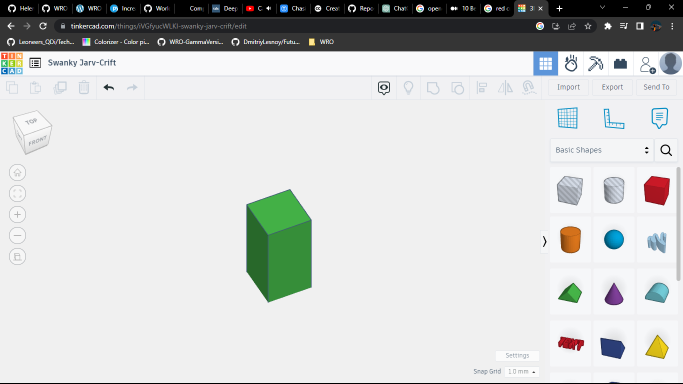
#> input picture Others/Fails/Source/ML/images/train/all/Screenshot (100).png, 1366 x 768 px, given in place of your_image_path.jpg, which was not available (shown at 1/2 size)
$ python FocalLength.py
#> lines starting #> are read from the running program, lines starting #| are printed output that depends on the picture; after the words box and inside, x2 and y2 are one past the last pixel; in counts of white or black regions, pixels touching at a corner belong together; pictures that were not available may be replaced by others from this repository, and a replacement may not be noted
from imutils import paths
import numpy as np
import imutils
import cv2

def find_marker(image):
    gray = cv2.cvtColor(image, cv2.COLOR_BGR2GRAY)
    gray = cv2.GaussianBlur(gray, (5, 5), 0)
    edged = cv2.Canny(gray, 35, 125)

    cnts = cv2.findContours(edged.copy(), cv2.RETR_LIST, cv2.CHAIN_APPROX_SIMPLE)
    cnts = imutils.grab_contours(cnts)
    c = max(cnts, key=cv2.contourArea)

    return cv2.minAreaRect(c)

def distance_to_camera(knownWidth, focalLength, perWidth):
    return (knownWidth * focalLength) / perWidth

KNOWN_DISTANCE = 24.0
KNOWN_WIDTH = 11.0

# Load the image that contains an object (red or green block) at KNOWN_DISTANCE from the camera
image = cv2.imread("your_image_path.jpg")  # Replace with your image path
#> image is the input picture: shape (768, 1366, 3); mean B, G, R 207.1, 208.3, 206.1

marker = find_marker(image)
#> in find_marker, `gray = cv2.cvtColor(image, cv2.COLOR_BGR2GRAY)`:
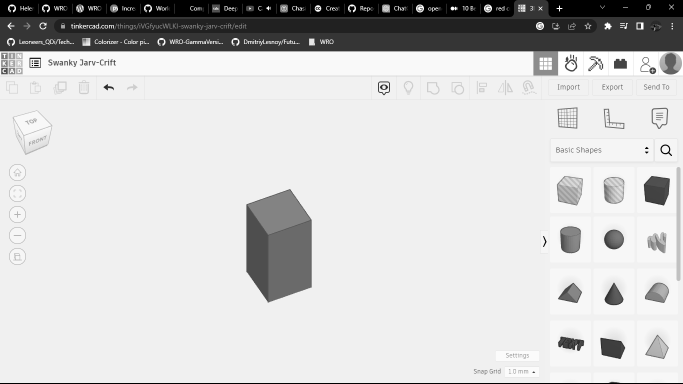
#> gray: shape (768, 1366) (shown at 1/2 size); min 0, max 255, mean 207.4
#> in find_marker, `edged = cv2.Canny(gray, 35, 125)`:
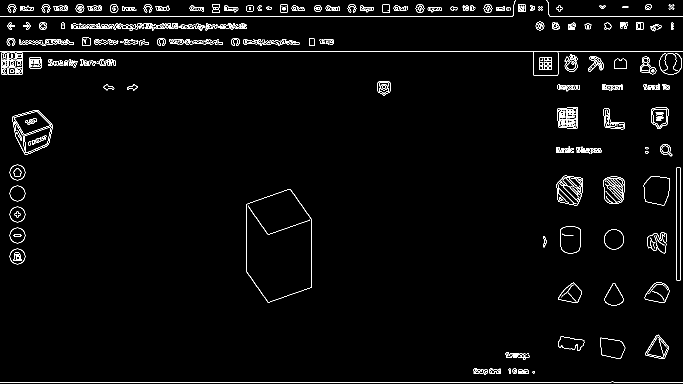
#> edged: shape (768, 1366) (shown at 1/2 size); 2.4% white in thin lines or dots
#> in find_marker, `cnts = cv2.findContours(edged.copy(), cv2.RETR_LIST, cv2.CHAIN_APPROX_..`: cnts = 749 contours, 384 with area under 20; largest, box (x1, y1, x2, y2) and area: (492, 378, 624, 605) 24416, (492, 378, 624, 605) 24330, (25, 220, 105, 310) 5024, (25, 220, 105, 310) 3010, (1113, 351, 1166, 411) 2516
#> in find_marker, `c = max(cnts, key=cv2.contourArea)`: c = contour of 201 points, box (x1, y1, x2, y2) (492, 378, 624, 605), area 24416
#> marker = ((557.5, 491), (226, 131), -90)
focalLength = (marker[1][0] * KNOWN_DISTANCE) / KNOWN_WIDTH
#> focalLength = 493.1

for imagePath in sorted(paths.list_images("images")):  # Replace with your image directory
    image = cv2.imread(imagePath)
    marker = find_marker(image)
    perWidth = marker[1][0]
#> perWidth = 226
    inches = distance_to_camera(KNOWN_WIDTH, focalLength, perWidth)
#> inches = 24

    color = (0, 255, 0)  # Green color
    if inches < 12:
        color = (0, 0, 255)  # Red color

    box = cv2.boxPoints(marker)
#> box = [[623, 604], [492, 604], [492, 378], [623, 378]]
    box = np.int0(box)

    cv2.drawContours(image, [box], -1, color, 2)
    cv2.putText(image, "%.2fft" % (inches / 12), (image.shape[1] - 200, image.shape[0] - 20),
                cv2.FONT_HERSHEY_SIMPLEX, 2.0, color, 3)
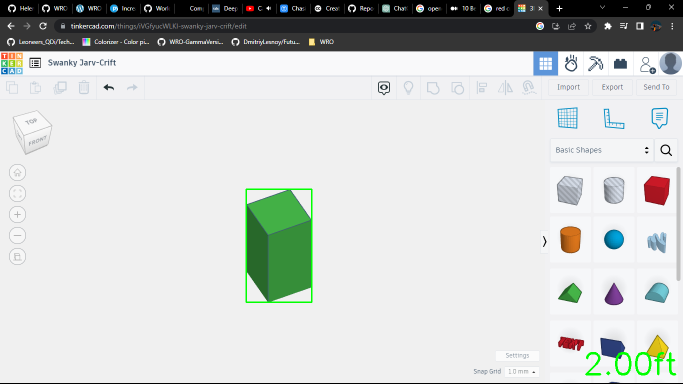
#> image: shape (768, 1366, 3) (shown at 1/2 size); mean B, G, R 206.1, 208.4, 205.1

    cv2.imshow("image", image)
    cv2.waitKey(0)
#> pass 2 of the loop `for imagePath in sorted(paths.list_images("images")):`:
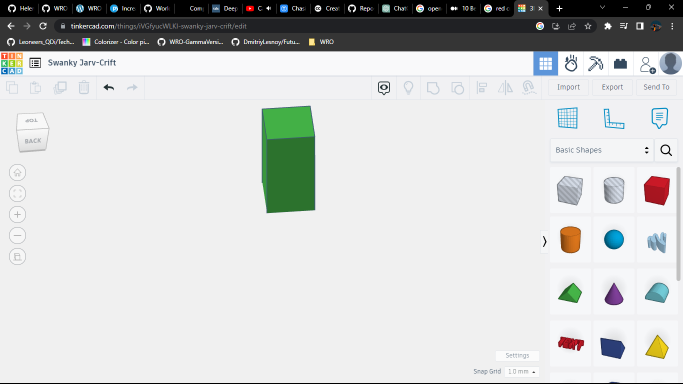
#> input picture Others/Fails/Source/ML/images/train/all/Screenshot (108) - Copy.png, 1366 x 768 px (shown at 1/2 size)
#> image is the input picture: shape (768, 1366, 3); mean B, G, R 207.4, 208.3, 206.4
#> in find_marker (call 3), `edged = cv2.Canny(gray, 35, 125)`:
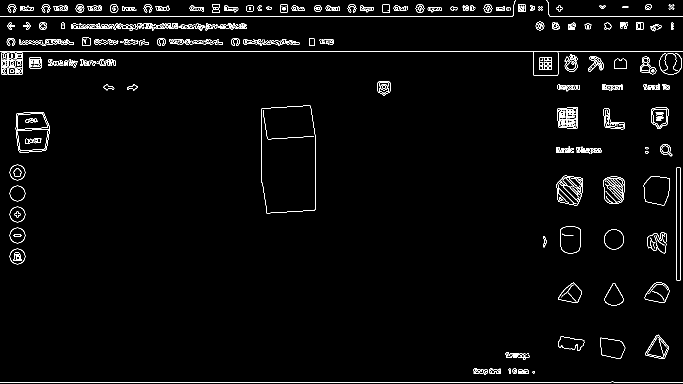
#> edged: shape (768, 1366) (shown at 1/2 size); 2.4% white in thin lines or dots
#> cnts = 745 contours, 380 with area under 20; largest, box (x1, y1, x2, y2) and area: (523, 211, 631, 427) 21812, (523, 211, 631, 427) 21808, (31, 224, 100, 306) 4772, (1113, 351, 1166, 411) 2516, (1287, 352, 1340, 411) 2461
#> c = contour of 68 points, box (x1, y1, x2, y2) (523, 211, 631, 427), area 21812
#> `marker = find_marker(image)`: marker = ((576.5, 318.5), (215, 107), -90)
#> perWidth = 215
#> inches = 25.23
#> `box = cv2.boxPoints(marker)`: box = [[630, 426], [523, 426], [523, 211], [630, 211]]
#> `cv2.putText(image, "%.2fft" % (inches / 12), (image.shape[1] - 200, im..`:
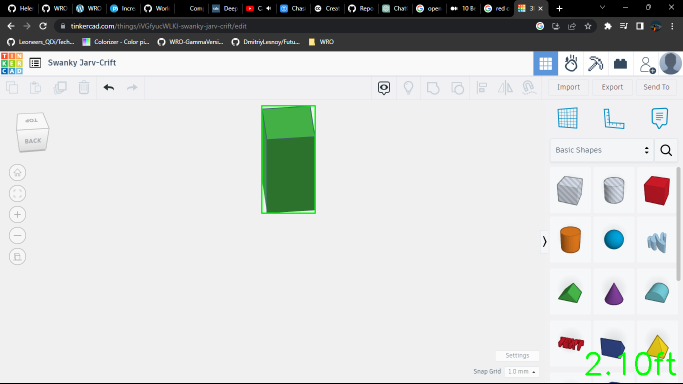
#> image: shape (768, 1366, 3) (shown at 1/2 size); mean B, G, R 206.6, 208.4, 205.6
#> pass 3 of the loop `for imagePath in sorted(paths.list_images("images")):`:
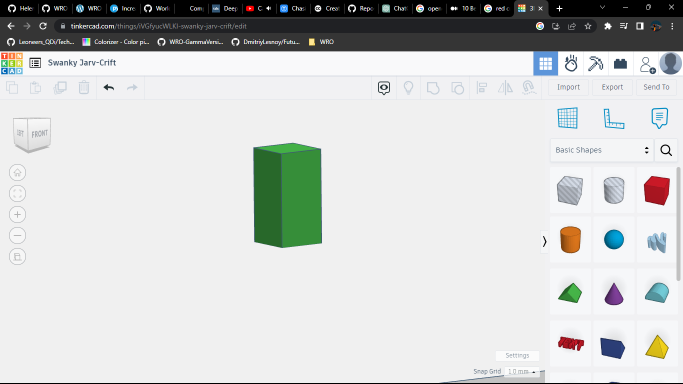
#> input picture Others/Fails/Source/ML/images/train/all/Screenshot (115).png, 1366 x 768 px (shown at 1/2 size)
#> image is the input picture: shape (768, 1366, 3); mean B, G, R 206.3, 207.5, 205.3
#> in find_marker (call 4), `edged = cv2.Canny(gray, 35, 125)`:
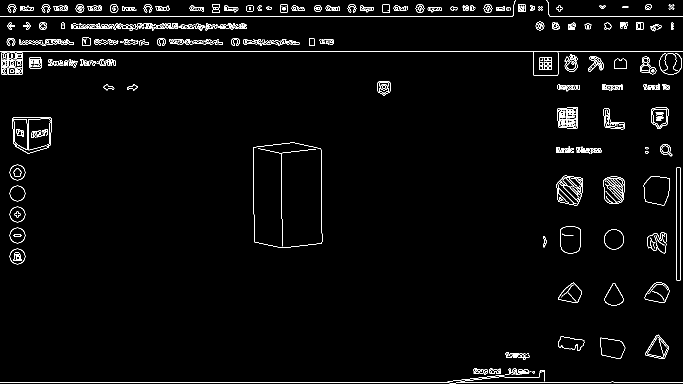
#> edged: shape (768, 1366) (shown at 1/2 size); 2.5% white in thin lines or dots
#> cnts = 742 contours, 385 with area under 20; largest, box (x1, y1, x2, y2) and area: (506, 285, 645, 496) 27150, (506, 285, 645, 496) 27146, (1113, 351, 1166, 411) 2516, (1287, 352, 1340, 411) 2461, (1287, 352, 1340, 411) 2439
#> c = contour of 100 points, box (x1, y1, x2, y2) (506, 285, 645, 496), area 27150
#> `marker = find_marker(image)`: marker = ((575, 390), (136.6, 209.9), -0.546)
#> perWidth = 136.6
#> inches = 39.7
#> `box = cv2.boxPoints(marker)`: box = [[507.6, 495.6], [505.6, 285.7], [642.3, 284.4], [644.3, 494.3]]
#> `box = np.int0(box)`: box = [[507, 495], [505, 285], [642, 284], [644, 494]]
#> `cv2.putText(image, "%.2fft" % (inches / 12), (image.shape[1] - 200, im..`:
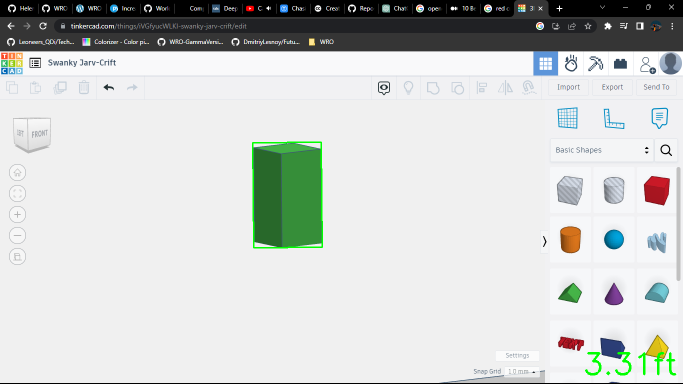
#> image: shape (768, 1366, 3) (shown at 1/2 size); mean B, G, R 205.4, 207.6, 204.4
#> the loop made 4 passes; the first 3 are shown
